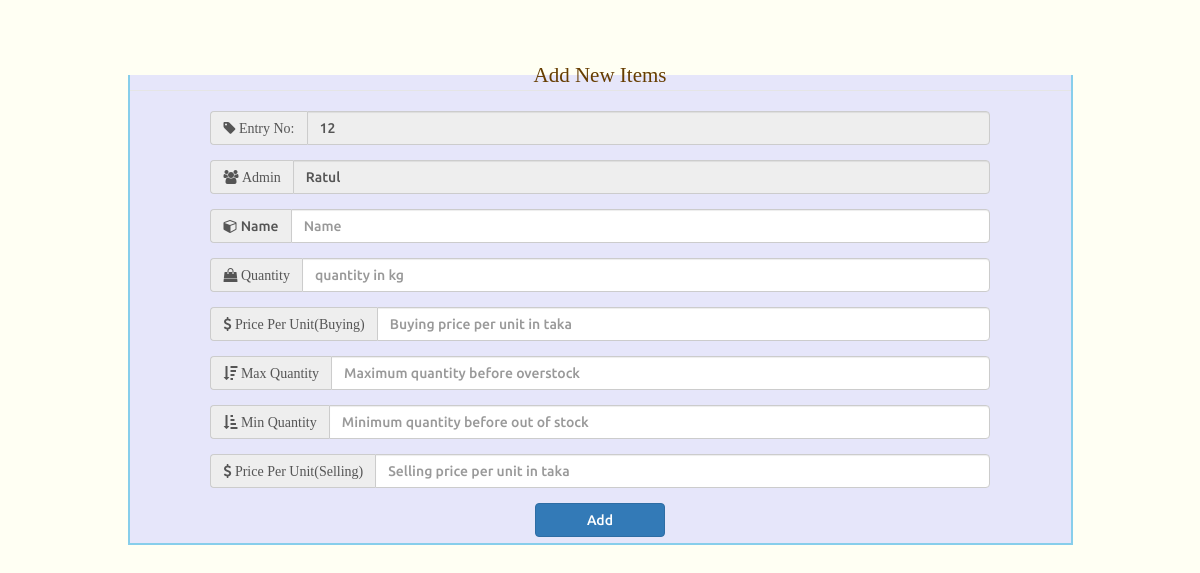
Before: /add_item.php?admin_name=Ratul (signed in) with the older database file.
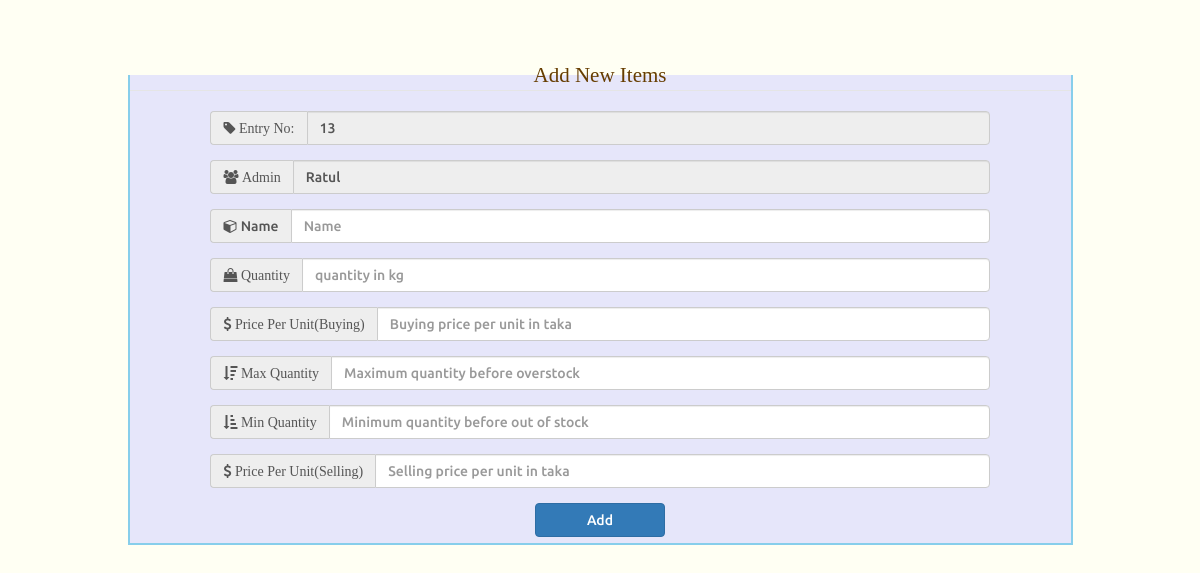
After: the same page with the newer database file.
### tables this page shows
CREATE TABLE `items` (
  `Item_id` int(11) NOT NULL,
  `Name` varchar(20) NOT NULL,
  `Quantity` int(11) NOT NULL,
  `Per_unit_buying_price` int(11) NOT NULL,
  `Total_price` int(11) NOT NULL,
  `per_unit_selling_price` int(11) NOT NULL,
  `entry_id` int(11) NOT NULL
);

### include/inc_item_id.php (called while the page is built)
<?php
$ainc_sql = 'select Item_id from items order by Item_id desc limit 1';
$ainc_result = mysqli_query($conn, $ainc_sql);
$ainc_row = mysqli_fetch_array ($ainc_result);
$item_id = $ainc_row['Item_id'] + 1;
?>

### add_item.php (the view, shortened to what this page needs)
<?php
		include('include/our_connect.php');
		include('include/inc_item_id.php');
		$admin_name = $_GET['admin_name'];
?>
<!DOCTYPE html>
<html>
<head>
  <link rel="stylesheet" href="css/bootstrap.min.css">
  <link rel="stylesheet" href="font-awesome/css/font-awesome.min.css">
    <link rel="stylesheet" href="css/all.css">
</head>
<body>
     <div class="container"> <br><br><br>
        <div class="row">
           <div class="col-sm-offset-1 col-sm-10">
              <form method="post" action="add_item.php?admin_name=<?=$admin_name?>">
              <fieldset style="border: 2px solid skyblue">
                <legend class="in-middle txtdark"> Add New Items </legend>
                 <div class="row">
                  <div class="col-sm-offset-1 col-sm-10">
                    <div class="form-group input-group">
                            <span class="input-group-addon"><i class="fa fa-tag"> Entry no:</i></span>
                            <input class="form-control" type="text" name='entry_id' placeholder="ID" value="<?= $item_id ?>" readonly>
                        </div>
                    <div class="form-group input-group">
                        <span class="input-group-addon"><i class="fa fa-users"> Admin</i></span>
                        <input class="form-control" type="text" name='admin_name'  value="<?= $_GET['admin_name'] ?>" readonly>
                    </div>
                        <div class="form-group input-group">
                            <span class="input-group-addon"><i class="fa fa-cube"></i> Name</span>
                            <input class="form-control" type="text" name='p_name' placeholder="Name" required>
                        </div>
                        <div class="form-group input-group">
                            <span class="input-group-addon"><i class="fa fa-shopping-bag"> Quantity</i></span>
                            <input class="form-control" type="text" name='Quantity' placeholder="quantity in kg" required>
                        </div>
                        <div class="form-group input-group">
                            <span class="input-group-addon"><i class="fa fa-usd"> Price per unit(buying)</i></span>
                            <input class="form-control" type="text" name='Per_unit_buying_price' placeholder="Buying price per unit in taka" required> </div>
                        <div class="form-group input-group">
                            <span class="input-group-addon"><i class="fa fa-sort-amount-desc"> Max Quantity</i></span>
                            <input class="form-control" type="text" name='Max_quant' placeholder="Maximum quantity before overstock " required>
                        </div>
                        <div class="form-group input-group">
                            <span class="input-group-addon"><i class="fa fa-sort-amount-asc"> Min Quantity</i></span>
                            <input class="form-control" type="text" name='Min_quant' placeholder="Minimum quantity before out of stock" required>
                        </div>
                         <div class="form-group input-group">
                            <span class="input-group-addon"><i class="fa fa-usd"> Price per unit(selling)</i></span>
                            <input class="form-control" type="text" name='per_unit_selling_price' placeholder="Selling price per unit in taka" required>
                        </div>
                <button class="btn btn-primary col-sm-offset-5 col-sm-2" type="submit"> Add </button> <br><br>
              </div>
              </fieldset>
            </form>
           </div>
        </div>
    </div>
</body>
</html>

Changed rows visible on the page:
no longer on this page (row unchanged): items: entry_id "12"
added items: entry_id "13"
